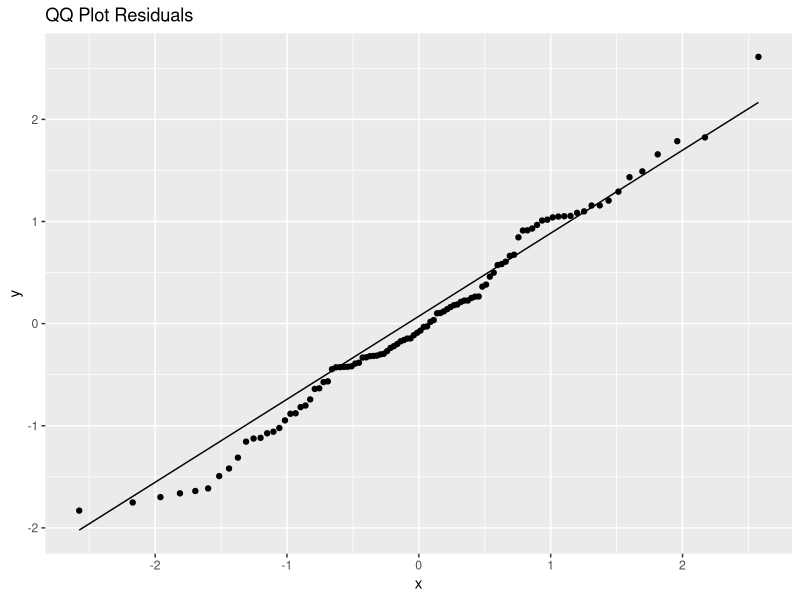
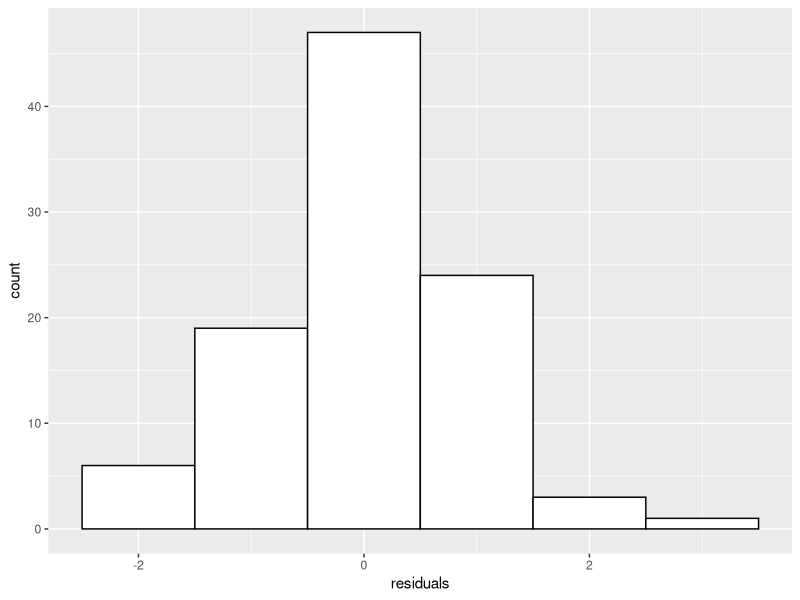
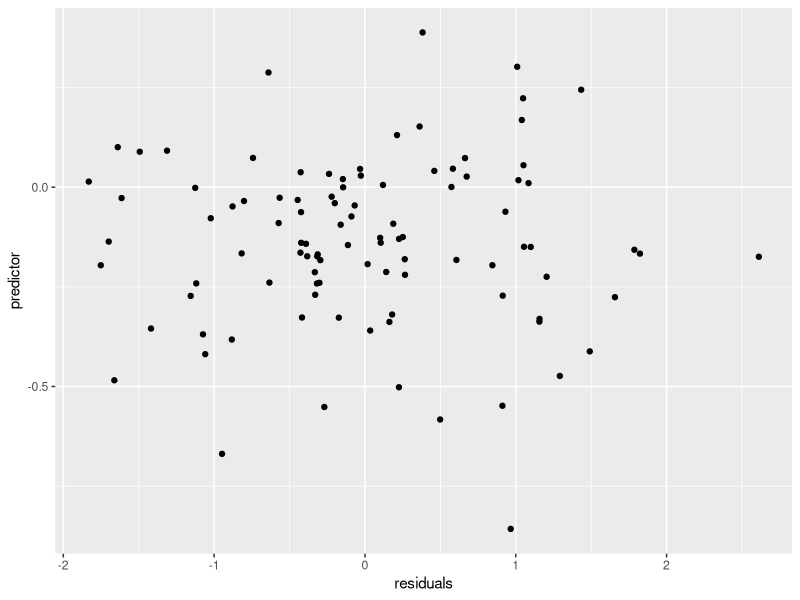

These charts were generated, in order, by the following R code:
## ---- chunk 1
my_lm <- function(y, x, alpha = 0.05) {

  # Define parameters
  n <- length(y)
  X <- cbind(rep(1, n), x)
  y_mean <- mean(y)

  #Set initial beta
  beta_zero <- c(y_mean)

  for (i in 2:ncol(X)){
    beta_zero[i] <- cov(y, X[,i])/var(X[,i])
    }

  #Define loss function
  loss_func <- function(y, X, par){
    H <- t(y - X%*%par) %*% (y - X%*%par)
    return(H)
    }

  # Estimate beta through loss function
  beta.hat <- optim(par = beta_zero, fn = loss_func, X = X, y = y, method = "BFGS")

  #Calculating R squared
  y_hat <- X %*% as.matrix(beta.hat$par)
  sse <- sum((y - y_hat)^2)
  sst <- sum((y - y_mean)^2)

  R_squared <- 1-(sse/sst)

  #Calculating Cp
  resid <- y - X%*%as.matrix(beta.hat$par)
  p <- dim(X)[2]
  df <- n - p
  sigma2.hat <- (1/df)*t(resid)%*%resid

  Cp <- sse + 2*p*sigma2.hat

  #Estimate of the variance of the estimated beta
  var.beta <- diag(as.numeric(sigma2.hat) * solve(t(X) %*% X))

  #Calculating confidence intervals
  quant <- 1 - alpha/2
  ci.beta <- c(as.matrix(beta.hat$par) - qnorm(p = quant)*sqrt(var.beta), as.matrix(beta.hat$par)+ qnorm(p = quant)*sqrt(var.beta))

  #Calculating F statistics
  dfm <- p-1
  dfe <- n - p
  ssm <- sum((y_hat - y_mean)^2)
  msm <- (ssm/dfm)
  mse <- (sse/dfe)
  f_stats <- (msm/mse)
  p_value <- (1-pf(f_stats,n-1, df))


  # Return all estimated values
  return(list(beta = c(beta.hat$par), sigma2 = sigma2.hat, Cp = Cp, R2 = R_squared, ci = ci.beta, f_statistic = f_stats, p_value = p_value, residuals = c(resid), predictor = c(y_hat)))

}
## ---- chunk 2
variables <- matrix(rnorm(400), ncol = 4)
response <- rnorm(100)
alpha <- 0.05
result <- my_lm(response, variables, alpha)
result
## ---- chunk 3
library(ggplot2)
plot_residual <- function(y, residuals){
  df_resid <- data.frame(y = residuals)
  plot_resid <- ggplot(df_resid, aes(sample = y))
  return (plot_resid + stat_qq() + stat_qq_line() + ggtitle("QQ Plot Residuals"))

}
## ---- chunk 4
variables <- matrix(rnorm(400), ncol = 4)
response <- rnorm(100)
alpha <- 0.05

result <- my_lm(response, variables, alpha)
plot_residual(response, result$residuals)
## ---- chunk 5
plot_histogram_residuals <- function(residuals){
  plot_hist <- ggplot() + aes(residuals)+ geom_histogram(binwidth=1, colour="black", fill="white")
  return(plot_hist)
}
## ---- chunk 6
plot_histogram_residuals(result$residuals)
## ---- chunk 7
plot_residuals_fitted <- function(predictor,residuals){
  plot_res_fit <- ggplot() + aes (x = residuals, y = predictor)+geom_point()
  return(plot_res_fit)
}
## ---- chunk 8
plot_residuals_fitted(result$predictor,result$residuals)
